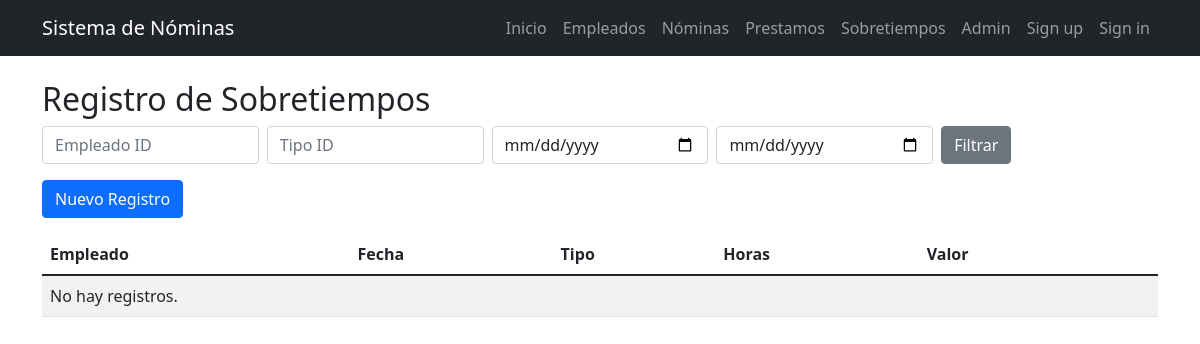
The app's page /sobretiempo/, older data.
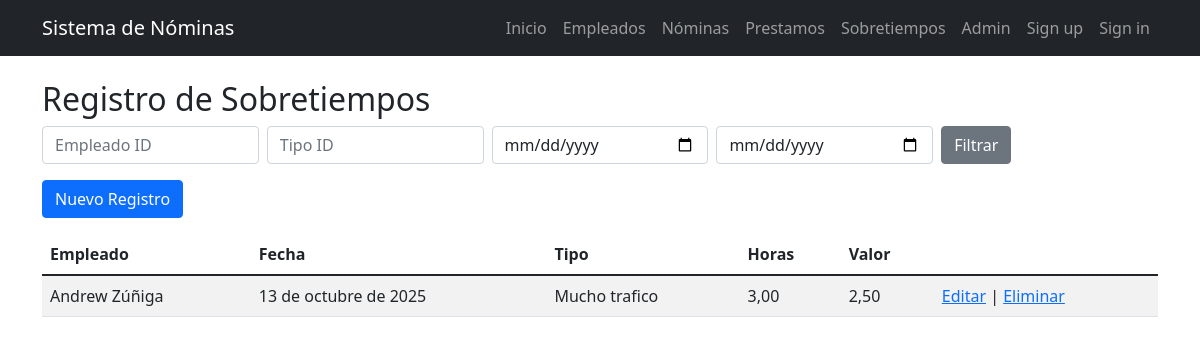
The same page, newer data.
### sobretiempo/models.py (models this page shows, shortened)
class Sobretiempo(models.Model):
    empleado = models.ForeignKey(Empleado, on_delete=models.CASCADE)
    fecha_registro = models.DateField()
    tipo_sobretiempo = models.ForeignKey(TipoSobretiempo, on_delete=models.CASCADE)
    numero_horas = models.DecimalField(max_digits=6, decimal_places=2)
    valor = models.DecimalField(max_digits=10, decimal_places=2, editable=False)

class TipoSobretiempo(models.Model):
    codigo = models.CharField(max_length=10)  # Ej: "H50", "H100"
    descripcion = models.CharField(max_length=100)  # Ej: "Horas al 50%"
    factor = models.DecimalField(max_digits=4, decimal_places=2)  # Ej: 1.50

### nomina/models.py (models this page shows, shortened)
class Empleado(models.Model):
    cedula = models.CharField(
        max_length=10,
        unique=True,
        validators=[
            RegexValidator(
                regex=r'^\d{10}$',
                message='La cédula debe tener exactamente 10 dígitos numéricos.'
            )
        ],
        help_text='Cédula ecuatoriana de 10 dígitos'
    )
    nombre = models.CharField(max_length=100)
    sueldo = models.DecimalField(max_digits=10, decimal_places=2,validators=[MinValueValidator(0, 'El sueldo no puede ser negativo.')])
    departamento = models.CharField(max_length=100)
    cargo = models.CharField(max_length=100)

### sobretiempo/views.py (the view)
# urls.py: path('', views.sobretiempo_list, name='list'),
def sobretiempo_list(request):
    qs = Sobretiempo.objects.all().order_by('-fecha_registro')
    empleado = request.GET.get('empleado')
    tipo = request.GET.get('tipo')
    desde = request.GET.get('desde')
    hasta = request.GET.get('hasta')
    if empleado:
        qs = qs.filter(empleado_id=empleado)
    if tipo:
        qs = qs.filter(tipo_sobretiempo_id=tipo)
    if desde:
        qs = qs.filter(fecha_registro__gte=desde)
    if hasta:
        qs = qs.filter(fecha_registro__lte=hasta)
    paginator = Paginator(qs, 10)
    page_number = request.GET.get("page")
    page_obj = paginator.get_page(page_number)
    return render(request, 'sobretiempo/sobretiempo_list.html', {'page_obj': page_obj})

### sobretiempo/templates/sobretiempo/sobretiempo_list.html (shortened to what this page needs)
{% extends 'nomina/base.html' %}
{% block content %}
<h2>Registro de Sobretiempos</h2>
<form method="get" class="row g-2 mb-3">
  <div class="col"><input type="number" name="empleado" placeholder="Empleado ID" class="form-control" value="{{ request.GET.empleado }}"></div>
  <div class="col"><input type="number" name="tipo" placeholder="Tipo ID" class="form-control" value="{{ request.GET.tipo }}"></div>
  <div class="col"><input type="date" name="desde" class="form-control" value="{{ request.GET.desde }}"></div>
  <div class="col"><input type="date" name="hasta" class="form-control" value="{{ request.GET.hasta }}"></div>
  <div class="col"><button type="submit" class="btn btn-secondary">Filtrar</button></div>
</form>
<a href="{% url 'sobretiempo:create' %}" class="btn btn-primary mb-3">Nuevo Registro</a>
<table class="table table-striped">
  <thead>
    <tr><th>Empleado</th><th>Fecha</th><th>Tipo</th><th>Horas</th><th>Valor</th><th></th></tr>
  </thead>
  <tbody>
    {% for s in page_obj %}
    <tr>
      <td>{{ s.empleado.nombre }}</td>
      <td>{{ s.fecha_registro }}</td>
      <td>{{ s.tipo_sobretiempo.descripcion }}</td>
      <td>{{ s.numero_horas }}</td>
      <td>{{ s.valor }}</td>
      <td>
        <a href="{% url 'sobretiempo:update' s.pk %}">Editar</a> |
        <a href="{% url 'sobretiempo:delete' s.pk %}">Eliminar</a>
      </td>
    </tr>
    {% empty %}
    <tr><td colspan="6">No hay registros.</td></tr>
    {% endfor %}
  </tbody>
</table>
{% endblock %}

Row changes from the older to the newer data that the page shows:
added Sobretiempo: empleado.nombre "Andrew Zúñiga", fecha_registro "13 de octubre de 2025", tipo_sobretiempo.descripcion "Mucho trafico", numero_horas "3,00", valor "2,50"
Text that changed along with them:
text no longer shown: "No hay registros."
